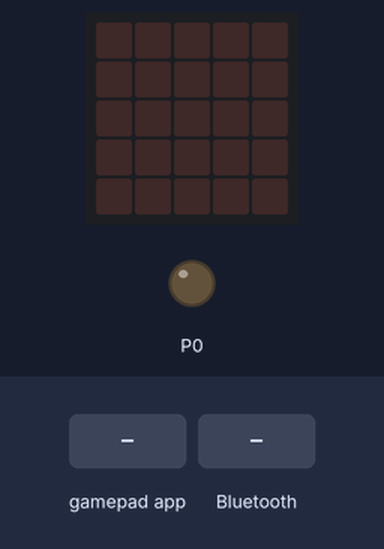
A program run on a simulated BBC micro:bit (MakeCode). Shown: the board's 5×5 LED display, output pins drawn as LEDs (lit = HIGH). Inputs (shaded band) come from the test bench.

Above: at 1.2 s.
1.3 s: gamepad app sends D_DOWN
At 2.1 s:
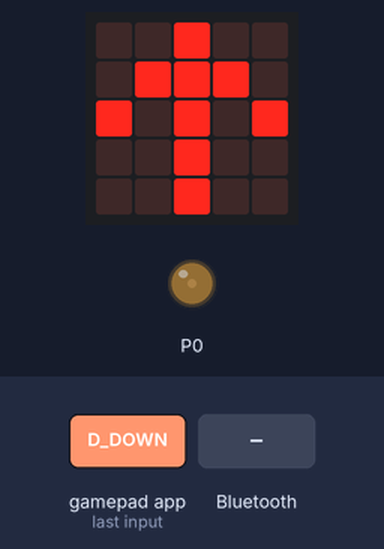
3.7 s: gamepad app sends A_DOWN
At 5.2 s:
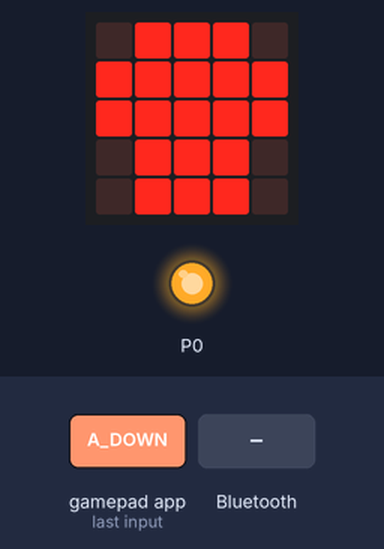
5.6 s: a phone connects over Bluetooth
At 6.3 s:
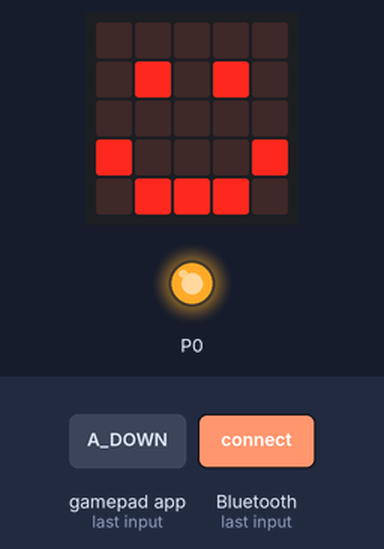
7.1 s: a phone disconnects over Bluetooth
At 7.5 s:
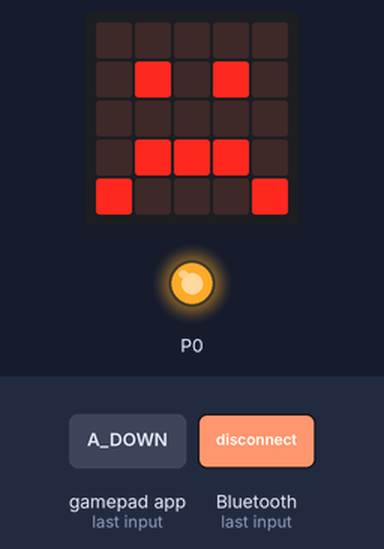
8.6 s: gamepad app sends B_DOWN
At 10.1 s:
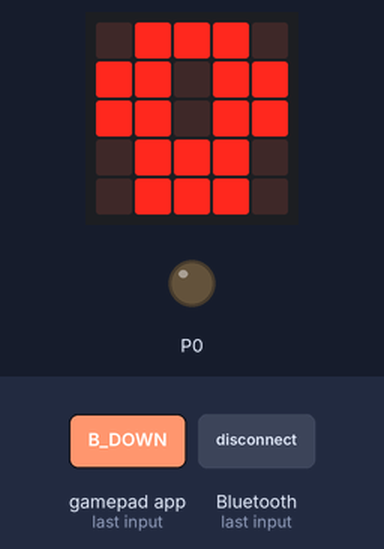
10.5 s: gamepad app sends C_DOWN
At 11.2 s:
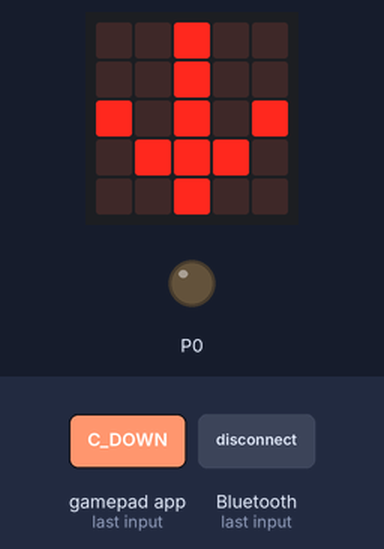
Timing chart, 0 to 13.5 s (numbered marks = the images above; inputs shaded):
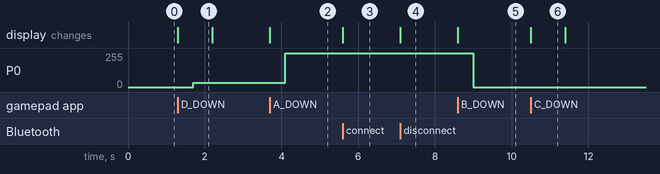

Measured:
- after the input at 1.3 s, P0: 0/255 → 32/255 after 0.40 s; the display: changes at once (image 1)
- after the input at 3.7 s, P0: 32/255 → 255/255 after 0.40 s; the display: changes at once (image 2)
- after the input at 5.6 s, the display: changes at once (image 3)
- after the input at 7.1 s, the display: changes at once (image 4)
- after the input at 8.6 s, P0: 255/255 → 0/255 after 0.40 s; the display: changes at once (image 5)
- after the input at 10.5 s, the display: changes at once (image 6)
- what the display in image 1 shows lasts 0.9 s, from 1.3 s to 2.2 s

The program:

main.ts
```typescript
bluetooth.onBluetoothConnected(function () {
    basic.showIcon(IconNames.Happy)
})
bluetooth.onBluetoothDisconnected(function () {
    basic.showIcon(IconNames.Sad)
})
control.onEvent(EventBusSource.MES_DPAD_CONTROLLER_ID, EventBusValue.MICROBIT_EVT_ANY, function () {
    if (control.eventValue() == EventBusValue.MES_DPAD_BUTTON_A_DOWN) {
        basic.showLeds(`
            . # # # .
            # # # # #
            # # # # #
            . # # # .
            . # # # .
            `)
        pins.digitalWritePin(DigitalPin.P0, 1)
    } else if (control.eventValue() == EventBusValue.MES_DPAD_BUTTON_B_DOWN) {
        basic.showLeds(`
            . # # # .
            # # . # #
            # # . # #
            . # # # .
            . # # # .
            `)
        pins.digitalWritePin(DigitalPin.P0, 0)
    } else if (control.eventValue() == EventBusValue.MES_DPAD_BUTTON_C_DOWN) {
        if (0 < argia) {
            basic.showLeds(`
                . . # . .
                . . # . .
                # . # . #
                . # # # .
                . . # . .
                `)
            argia += -128
            pins.analogWritePin(AnalogPin.P0, argia)
            basic.pause(500)
            basic.clearScreen()
        } else {
            basic.showIcon(IconNames.Asleep)
            basic.pause(500)
            basic.clearScreen()
        }
    } else if (control.eventValue() == EventBusValue.MES_DPAD_BUTTON_D_DOWN) {
        if (argia < 1024) {
            basic.showLeds(`
                . . # . .
                . # # # .
                # . # . #
                . . # . .
                . . # . .
                `)
            argia += 128
            pins.analogWritePin(AnalogPin.P0, argia)
            basic.pause(500)
            basic.clearScreen()
        } else {
            basic.showIcon(IconNames.Asleep)
            basic.pause(500)
            basic.clearScreen()
        }
    }
})
let argia = 0
argia = 0
basic.forever(function () {

})
```

test.ts
```typescript
// aquí va el archivo "tests"; esto no se compilará cuando este paquete se utilice como una extensión.
```
